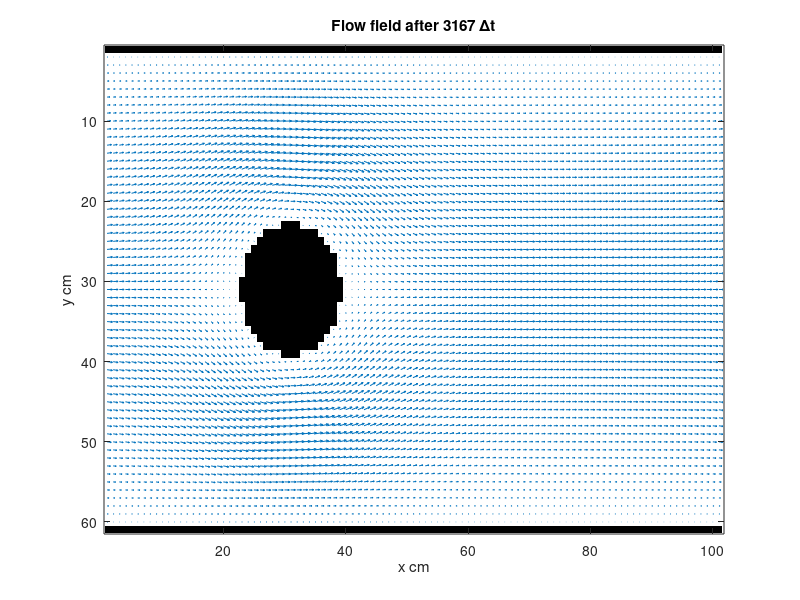
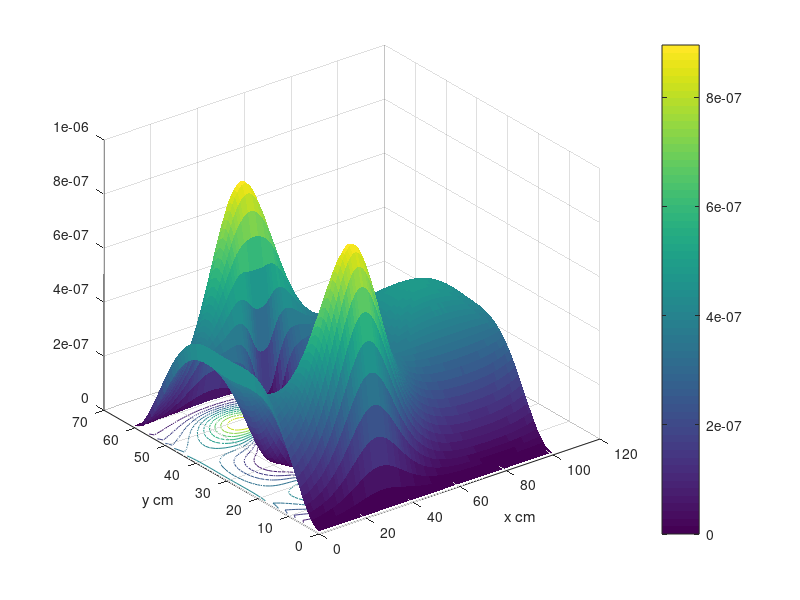
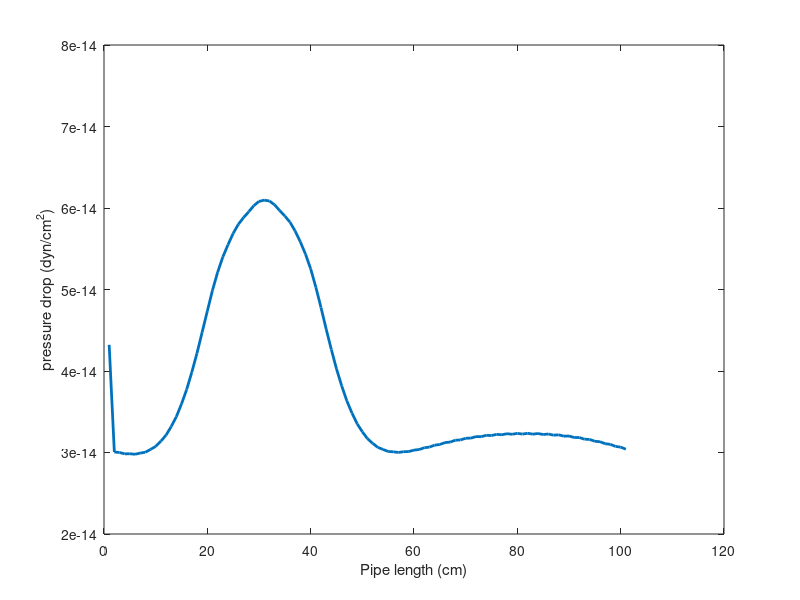
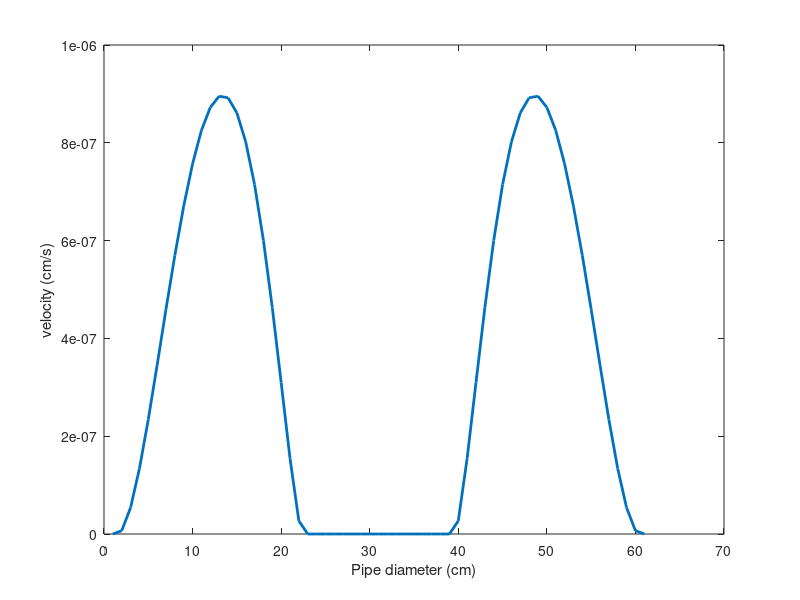

Reproduce these figures in MATLAB, in order.
% D2Q9 Lattice Boltzmann Bhatnagar-Gross-Krook (LBGK)
% Code developed by Tridip Das
clear all;
close all;
clc;
% assuming the flowing fluid as WATER
rho=1.0; % gm/cc density
mu = 1.0; % dynamic viscosity (cP)
mu = mu * 0.01; % g/(cm.s)
nu = mu/rho; % kinematic viscosity (cm^2/s)
del_x = 1; % grid spacing (cm)
del_t = 1; % time step (s)
b = 6; % vel of sound
D = 2;
d0 = 1/2;
tau = (1 + b*nu*(del_t/del_x)^2)/2;
w1=4/9; % weight factor for central component
w2=1/9; % weight factor for edge component
w3=1/36; % weight factor for diagonal component
c_squ=1/3;
%
nx=101; % grid points in x-direction
ny=61; % grid points in y-direction
%
F=repmat(rho/9,[nx ny 9]); % Initialize lattice
FEQ=F; % Initialize equilibriation point
meshsize=nx*ny; 
CI=[0:meshsize:meshsize*7]; % Repeated for each 8 components
a=repmat(-30:30,[61 1]); % Define lattice points for cylinder
BOUND=(a.^2+a'.^2)<68; % Define cylinder as block
BOUND(1:nx,[1 ny])=1; % Block the wall boundary
ON=find(BOUND); %matrix offset of each Occupied Node
TO_REFLECT=[ON+CI(1) ON+CI(2) ON+CI(3) ON+CI(4) ...
            ON+CI(5) ON+CI(6) ON+CI(7) ON+CI(8)];
% No slip boundary condition        
REFLECTED= [ON+CI(5) ON+CI(6) ON+CI(7) ON+CI(8) ...
            ON+CI(1) ON+CI(2) ON+CI(3) ON+CI(4)];
% Slip boundary condition        
%  REFLECTED= [ON+CI(3) ON+CI(4) ON+CI(5) ON+CI(6) ...
%              ON+CI(7) ON+CI(8) ON+CI(1) ON+CI(2)];
%
avg_u=1; 
prev_avg_u=1; 
time_steps=0; 
deltaU=1e-4; % Velocity increament
num_active_nodes=sum(sum(1-BOUND));
%% Time steps iteration loop
while (time_steps<10000 & 1e-5<abs((prev_avg_u-avg_u)/avg_u)) | time_steps<100
%% Propagation of particles
    F(:,:,4)=F([2:nx 1],[ny 1:ny-1],4);
    F(:,:,3)=F(:,[ny 1:ny-1],3);
    F(:,:,2)=F([nx 1:nx-1],[ny 1:ny-1],2);
    F(:,:,5)=F([2:nx 1],:,5);
    F(:,:,1)=F([nx 1:nx-1],:,1);
    F(:,:,6)=F([2:nx 1],[2:ny 1],6);
    F(:,:,7)=F(:,[2:ny 1],7); 
    F(:,:,8)=F([nx 1:nx-1],[2:ny 1],8);
    BOUNCEDBACK=F(TO_REFLECT); %Densities bouncing back at next timestep
    density=sum(F,3);
%% velocity calculations    
    UX=(sum(F(:,:,[1 2 8]),3)-sum(F(:,:,[4 5 6]),3))./density;
    UY=(sum(F(:,:,[2 3 4]),3)-sum(F(:,:,[6 7 8]),3))./density;
    UX(1,1:ny)=UX(1,1:ny)+deltaU; %Increase inlet pressure
    UX(ON)=0; 
    UY(ON)=0; 
    density(ON)=0;
    U_SQU=UX.^2+UY.^2; 
    U_C2=UX+UY; 
    U_C4=-UX+UY; 
    U_C6=-U_C2; 
    U_C8=-U_C4;
    %% Calculate equilibrium distribution
    % stationary point
    FEQ(:,:,9)=w1*density.*(1-U_SQU/(2*c_squ));
    % nearest neighbours at the edge
    FEQ(:,:,1)=w2*density.*(1+UX/c_squ+0.5*(UX/c_squ).^2-U_SQU/(2*c_squ));
    FEQ(:,:,3)=w2*density.*(1+UY/c_squ+0.5*(UY/c_squ).^2-U_SQU/(2*c_squ));
    FEQ(:,:,5)=w2*density.*(1-UX/c_squ+0.5*(UX/c_squ).^2-U_SQU/(2*c_squ));
    FEQ(:,:,7)=w2*density.*(1-UY/c_squ+0.5*(UY/c_squ).^2-U_SQU/(2*c_squ));
    % next nearest neighbours at the diagonal
    FEQ(:,:,2)=w3*density.*(1+U_C2/c_squ+0.5*(U_C2/c_squ).^2-U_SQU/(2*c_squ));
    FEQ(:,:,4)=w3*density.*(1+U_C4/c_squ+0.5*(U_C4/c_squ).^2-U_SQU/(2*c_squ));
    FEQ(:,:,6)=w3*density.*(1+U_C6/c_squ+0.5*(U_C6/c_squ).^2-U_SQU/(2*c_squ));
    FEQ(:,:,8)=w3*density.*(1+U_C8/c_squ+0.5*(U_C8/c_squ).^2-U_SQU/(2*c_squ));
    %
    F = F - (F - FEQ);
    F(REFLECTED)=BOUNCEDBACK;
    prev_avg_u=avg_u;
    avg_u=sum(sum(UX))/num_active_nodes; 
    time_steps=time_steps+1;
end
%% Arrow headed plot to show flow field
figure;
colormap(gray(2));image(2-BOUND');hold on;
quiver(1:nx,1:ny,UX(1:nx,:)',UY(1:nx,:)');
title(['Flow field after ',num2str(time_steps),' \Deltat']);xlabel('x cm');ylabel('y cm');
%% surface plot
figure;
surfc(1:nx,1:ny,U_SQU(1:nx,:)','EdgeColor','none','LineWidth',2);
xlabel('x cm');ylabel('y cm');
colorbar
set(gcf,'Color',[1,1,1]);
%% Pressure drop plot
avgvel = sum(U_SQU(1:nx,:),2)/ny;
del_p = rho*avgvel.^2/2;
figure;
plot(1:nx,del_p,'LineWidth',2)
xlabel('Pipe length (cm)')
ylabel('pressure drop (dyn/cm^2)')
set(gcf,'Color',[1,1,1]);
%% Velocity variation at a floe cross-section
figure;
plot(1:ny,U_SQU(31,:),'LineWidth',2)
xlabel('Pipe diameter (cm)')
ylabel('velocity (cm/s)')
set(gcf,'Color',[1,1,1]);
%% end
